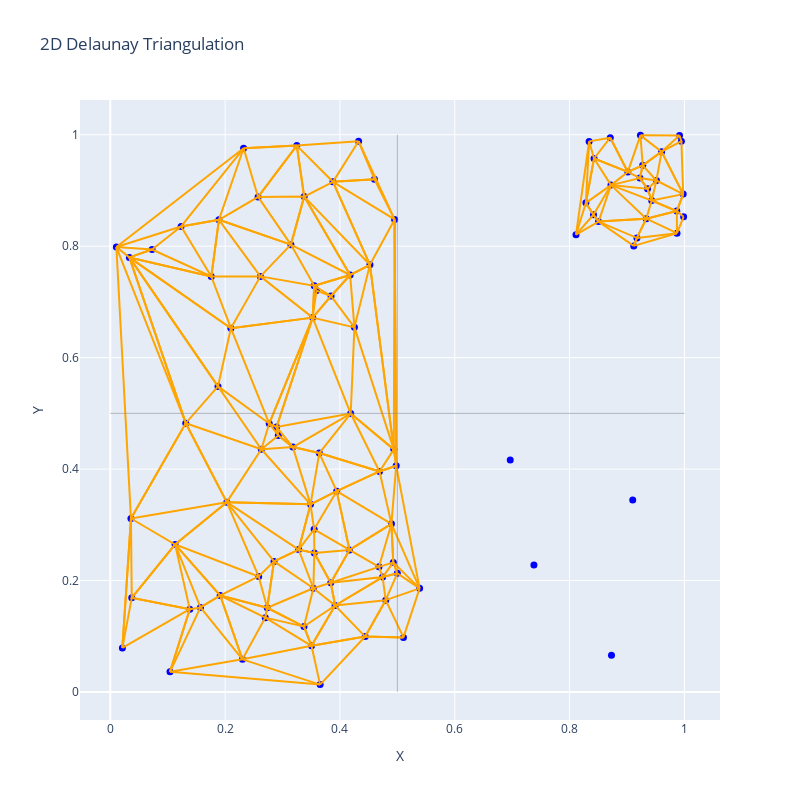

Source (notebook cell):
### Markdown cell above
# Second example of quadrants clusters

### Code cell
def generate_clustered_quadrants_2d(n_total):
    # Total number of points
    n_per_quadrant = int(n_total / 4)
    n_sparse = int(n_per_quadrant/4)
    n_dense = 2*n_per_quadrant - n_sparse + n_total % 4

    # Upper left quadrant: uniformly random
    upper_left_x = np.random.uniform(low=0, high=0.5, size=n_per_quadrant)
    upper_left_y = np.random.uniform(low=0.5, high=1, size=n_per_quadrant)
    upper_left = np.column_stack((upper_left_x, upper_left_y))

    # Upper right quadrant: uniformly random but only extreme upper right
    upper_right = np.random.uniform(low=0.8, high=1, size=(n_per_quadrant, 2))

    # Lower left quadrant: very dense uniformly random
    lower_left = np.random.uniform(low=0, high=0.5, size=(n_dense, 2))

    # Lower right quadrant: very sparse uniformly random
    lower_right_x = np.random.uniform(low=0.5, high=1, size=n_sparse)
    lower_right_y = np.random.uniform(low=0, high=0.5, size=n_sparse)
    lower_right = np.column_stack((lower_right_x, lower_right_y))

    # Combine all quadrants
    X = np.vstack((upper_left, upper_right, lower_left, lower_right))

    return X

# Generate 2D points
X_quadrants = generate_clustered_quadrants_2d(100)

# Generate some random 2D points
data_quadrants = pd.DataFrame(X_quadrants, columns=features_2d)

# Initialize ASVD object
asvd_quadrants= ASVD(data_quadrants, features_2d, targets_1d, use_func=True, func=func_2d)

# Get the simplices (triangles)
simplices_quadrants = asvd_quadrants.simplices_idx

print(f"Matrix of simplices by vertex index: \n{asvd_quadrants.simplices_idx[:2]} \n{asvd_quadrants.simplices_idx.shape}\n")
asvd_quadrants.analyze_clusters()

plot_simplices_2d(X_quadrants, simplices_quadrants)

### Figure 1 — Plotly figure (JSON) as saved in the notebook; plotly's stock layout.template omitted (floating-point values rounded to 4 significant figures)
{"data": [{"marker": {"color": "blue", "size": 7}, "mode": "markers", "name": "Points", "type": "scatter", "x": [0.3146, 0.2615, 0.4325, 0.3845, 0.1876, 0.3552, 0.07273, 0.21, 0.3591, 0.4522, 0.4601, 0.1234, 0.4178, 0.3525, 0.3879, 0.1892, 0.2322, 0.4252, 0.1759, 0.3249, 0.03323, 0.2574, 0.01061, 0.3377, 0.4952, 0.9979, 0.8709, 0.9986, 0.8416, 0.987, 0.9947, 0.9867, 0.943, 0.8112, 0.9357, 0.9915, 0.9512, 0.9234, 0.9603, 0.9225, 0.8505, 0.9014, 0.834, 0.9335, 0.8721, 0.9118, 0.9274, 0.8426, 0.9173, 0.8284, 0.5, 0.3537, 0.036, 0.02108, 0.364, 0.2584, 0.4929, 0.03742, 0.3916, 0.1914, 0.2852, 0.4689, 0.498, 0.3281, 0.2631, 0.444, 0.2733, 0.3505, 0.104, 0.4797, 0.4744, 0.1129, 0.3943, 0.3554, 0.468, 0.1315, 0.3655, 0.1385, 0.4188, 0.4938, 0.2927, 0.2029, 0.2897, 0.2768, 0.3488, 0.1571, 0.4897, 0.3373, 0.4167, 0.318, 0.27, 0.355, 0.384, 0.2302, 0.91, 0.5388, 0.6966, 0.5107, 0.7379, 0.873], "y": [0.8028, 0.7458, 0.9883, 0.7106, 0.5484, 0.729, 0.794, 0.6528, 0.7203, 0.7666, 0.9201, 0.8354, 0.7483, 0.6718, 0.9155, 0.8474, 0.9757, 0.6543, 0.7456, 0.9805, 0.7798, 0.8884, 0.7984, 0.8889, 0.848, 0.8934, 0.9947, 0.8528, 0.8565, 0.8233, 0.9884, 0.863, 0.882, 0.8207, 0.9029, 0.9984, 0.9179, 0.9988, 0.9696, 0.9222, 0.8441, 0.9332, 0.988, 0.8493, 0.9096, 0.8005, 0.9451, 0.9573, 0.8148, 0.8778, 0.213, 0.1862, 0.3114, 0.07913, 0.4288, 0.2073, 0.2326, 0.169, 0.1552, 0.1732, 0.2344, 0.3958, 0.4061, 0.2555, 0.4356, 0.09945, 0.1512, 0.08294, 0.03616, 0.1648, 0.2062, 0.2649, 0.3604, 0.2495, 0.2246, 0.4824, 0.01325, 0.1487, 0.4997, 0.4354, 0.4603, 0.3407, 0.4755, 0.4818, 0.3367, 0.1518, 0.3018, 0.1175, 0.255, 0.4395, 0.1334, 0.2919, 0.196, 0.05861, 0.3444, 0.186, 0.4165, 0.09795, 0.2277, 0.06601]}, {"line": {"color": "orange"}, "mode": "lines", "name": "Simplex", "type": "scatter", "x": [0.02108, 0.036, 0.01061], "y": [0.07913, 0.3114, 0.7984]}, {"line": {"color": "orange"}, "mode": "lines", "name": "Simplex", "type": "scatter", "x": [0.036, 0.1315, 0.01061], "y": [0.3114, 0.4824, 0.7984]}, {"line": {"color": "orange"}, "mode": "lines", "name": "Simplex", "type": "scatter", "x": [0.4797, 0.5107, 0.5388], "y": [0.1648, 0.09795, 0.186]}, {"line": {"color": "orange"}, "mode": "lines", "name": "Simplex", "type": "scatter", "x": [0.1234, 0.2322, 0.01061], "y": [0.8354, 0.9757, 0.7984]}, {"line": {"color": "orange"}, "mode": "lines", "name": "Simplex", "type": "scatter", "x": [0.1315, 0.2029, 0.2631], "y": [0.4824, 0.3407, 0.4356]}, {"line": {"color": "orange"}, "mode": "lines", "name": "Simplex", "type": "scatter", "x": [0.2029, 0.1315, 0.036], "y": [0.3407, 0.4824, 0.3114]}, {"line": {"color": "orange"}, "mode": "lines", "name": "Simplex", "type": "scatter", "x": [0.104, 0.1385, 0.02108], "y": [0.03616, 0.1487, 0.07913]}, {"line": {"color": "orange"}, "mode": "lines", "name": "Simplex", "type": "scatter", "x": [0.4897, 0.4929, 0.5388], "y": [0.3018, 0.2326, 0.186]}, {"line": {"color": "orange"}, "mode": "lines", "name": "Simplex", "type": "scatter", "x": [0.4929, 0.4897, 0.468], "y": [0.2326, 0.3018, 0.2246]}, {"line": {"color": "orange"}, "mode": "lines", "name": "Simplex", "type": "scatter", "x": [0.5107, 0.444, 0.3655], "y": [0.09795, 0.09945, 0.01325]}, {"line": {"color": "orange"}, "mode": "lines", "name": "Simplex", "type": "scatter", "x": [0.4797, 0.444, 0.5107], "y": [0.1648, 0.09945, 0.09795]}, {"line": {"color": "orange"}, "mode": "lines", "name": "Simplex", "type": "scatter", "x": [0.4601, 0.4952, 0.4325], "y": [0.9201, 0.848, 0.9883]}, {"line": {"color": "orange"}, "mode": "lines", "name": "Simplex", "type": "scatter", "x": [0.3879, 0.4601, 0.4325], "y": [0.9155, 0.9201, 0.9883]}, {"line": {"color": "orange"}, "mode": "lines", "name": "Simplex", "type": "scatter", "x": [0.4601, 0.3879, 0.4952], "y": [0.9201, 0.9155, 0.848]}, {"line": {"color": "orange"}, "mode": "lines", "name": "Simplex", "type": "scatter", "x": [0.2322, 0.3249, 0.4325], "y": [0.9757, 0.9805, 0.9883]}, {"line": {"color": "orange"}, "mode": "lines", "name": "Simplex", "type": "scatter", "x": [0.3249, 0.3879, 0.4325], "y": [0.9805, 0.9155, 0.9883]}, {"line": {"color": "orange"}, "mode": "lines", "name": "Simplex", "type": "scatter", "x": [0.2574, 0.3249, 0.2322], "y": [0.8884, 0.9805, 0.9757]}, {"line": {"color": "orange"}, "mode": "lines", "name": "Simplex", "type": "scatter", "x": [0.1892, 0.2574, 0.2322], "y": [0.8474, 0.8884, 0.9757]}, {"line": {"color": "orange"}, "mode": "lines", "name": "Simplex", "type": "scatter", "x": [0.1234, 0.1892, 0.2322], "y": [0.8354, 0.8474, 0.9757]}, {"line": {"color": "orange"}, "mode": "lines", "name": "Simplex", "type": "scatter", "x": [0.1876, 0.1315, 0.2631], "y": [0.5484, 0.4824, 0.4356]}, {"line": {"color": "orange"}, "mode": "lines", "name": "Simplex", "type": "scatter", "x": [0.1892, 0.3146, 0.2574], "y": [0.8474, 0.8028, 0.8884]}, {"line": {"color": "orange"}, "mode": "lines", "name": "Simplex", "type": "scatter", "x": [0.3146, 0.1892, 0.2615], "y": [0.8028, 0.8474, 0.7458]}, {"line": {"color": "orange"}, "mode": "lines", "name": "Simplex", "type": "scatter", "x": [0.03742, 0.036, 0.02108], "y": [0.169, 0.3114, 0.07913]}, {"line": {"color": "orange"}, "mode": "lines", "name": "Simplex", "type": "scatter", "x": [0.1385, 0.03742, 0.02108], "y": [0.1487, 0.169, 0.07913]}, {"line": {"color": "orange"}, "mode": "lines", "name": "Simplex", "type": "scatter", "x": [0.2029, 0.1129, 0.2584], "y": [0.3407, 0.2649, 0.2073]}, {"line": {"color": "orange"}, "mode": "lines", "name": "Simplex", "type": "scatter", "x": [0.1129, 0.2029, 0.036], "y": [0.2649, 0.3407, 0.3114]}, {"line": {"color": "orange"}, "mode": "lines", "name": "Simplex", "type": "scatter", "x": [0.03742, 0.1129, 0.036], "y": [0.169, 0.2649, 0.3114]}, {"line": {"color": "orange"}, "mode": "lines", "name": "Simplex", "type": "scatter", "x": [0.1129, 0.03742, 0.1385], "y": [0.2649, 0.169, 0.1487]}, {"line": {"color": "orange"}, "mode": "lines", "name": "Simplex", "type": "scatter", "x": [0.1571, 0.1385, 0.104], "y": [0.1518, 0.1487, 0.03616]}, {"line": {"color": "orange"}, "mode": "lines", "name": "Simplex", "type": "scatter", "x": [0.1571, 0.1129, 0.1385], "y": [0.1518, 0.2649, 0.1487]}, {"line": {"color": "orange"}, "mode": "lines", "name": "Simplex", "type": "scatter", "x": [0.5, 0.4797, 0.5388], "y": [0.213, 0.1648, 0.186]}, {"line": {"color": "orange"}, "mode": "lines", "name": "Simplex", "type": "scatter", "x": [0.4929, 0.5, 0.5388], "y": [0.2326, 0.213, 0.186]}, {"line": {"color": "orange"}, "mode": "lines", "name": "Simplex", "type": "scatter", "x": [0.4188, 0.4938, 0.4252], "y": [0.4997, 0.4354, 0.6543]}, {"line": {"color": "orange"}, "mode": "lines", "name": "Simplex", "type": "scatter", "x": [0.4897, 0.4167, 0.468], "y": [0.3018, 0.255, 0.2246]}, {"line": {"color": "orange"}, "mode": "lines", "name": "Simplex", "type": "scatter", "x": [0.2852, 0.2029, 0.2584], "y": [0.2344, 0.3407, 0.2073]}, {"line": {"color": "orange"}, "mode": "lines", "name": "Simplex", "type": "scatter", "x": [0.4522, 0.4938, 0.4952], "y": [0.7666, 0.4354, 0.848]}, {"line": {"color": "orange"}, "mode": "lines", "name": "Simplex", "type": "scatter", "x": [0.4938, 0.4522, 0.4252], "y": [0.4354, 0.7666, 0.6543]}, {"line": {"color": "orange"}, "mode": "lines", "name": "Simplex", "type": "scatter", "x": [0.3879, 0.4522, 0.4952], "y": [0.9155, 0.7666, 0.848]}, {"line": {"color": "orange"}, "mode": "lines", "name": "Simplex", "type": "scatter", "x": [0.3146, 0.3377, 0.2574], "y": [0.8028, 0.8889, 0.8884]}, {"line": {"color": "orange"}, "mode": "lines", "name": "Simplex", "type": "scatter", "x": [0.3377, 0.3249, 0.2574], "y": [0.8889, 0.9805, 0.8884]}, {"line": {"color": "orange"}, "mode": "lines", "name": "Simplex", "type": "scatter", "x": [0.3249, 0.3377, 0.3879], "y": [0.9805, 0.8889, 0.9155]}, {"line": {"color": "orange"}, "mode": "lines", "name": "Simplex", "type": "scatter", "x": [0.3377, 0.4522, 0.3879], "y": [0.8889, 0.7666, 0.9155]}, {"line": {"color": "orange"}, "mode": "lines", "name": "Simplex", "type": "scatter", "x": [0.2302, 0.104, 0.3655], "y": [0.05861, 0.03616, 0.01325]}, {"line": {"color": "orange"}, "mode": "lines", "name": "Simplex", "type": "scatter", "x": [0.2302, 0.1571, 0.104], "y": [0.05861, 0.1518, 0.03616]}, {"line": {"color": "orange"}, "mode": "lines", "name": "Simplex", "type": "scatter", "x": [0.4744, 0.4929, 0.468], "y": [0.2062, 0.2326, 0.2246]}, {"line": {"color": "orange"}, "mode": "lines", "name": "Simplex", "type": "scatter", "x": [0.4744, 0.5, 0.4929], "y": [0.2062, 0.213, 0.2326]}, {"line": {"color": "orange"}, "mode": "lines", "name": "Simplex", "type": "scatter", "x": [0.5, 0.4744, 0.4797], "y": [0.213, 0.2062, 0.1648]}, {"line": {"color": "orange"}, "mode": "lines", "name": "Simplex", "type": "scatter", "x": [0.4952, 0.498, 0.5388], "y": [0.848, 0.4061, 0.186]}, {"line": {"color": "orange"}, "mode": "lines", "name": "Simplex", "type": "scatter", "x": [0.4938, 0.498, 0.4952], "y": [0.4354, 0.4061, 0.848]}, {"line": {"color": "orange"}, "mode": "lines", "name": "Simplex", "type": "scatter", "x": [0.498, 0.4897, 0.5388], "y": [0.4061, 0.3018, 0.186]}, {"line": {"color": "orange"}, "mode": "lines", "name": "Simplex", "type": "scatter", "x": [0.3916, 0.444, 0.4797], "y": [0.1552, 0.09945, 0.1648]}, {"line": {"color": "orange"}, "mode": "lines", "name": "Simplex", "type": "scatter", "x": [0.4744, 0.3916, 0.4797], "y": [0.2062, 0.1552, 0.1648]}, {"line": {"color": "orange"}, "mode": "lines", "name": "Simplex", "type": "scatter", "x": [0.3916, 0.384, 0.3537], "y": [0.1552, 0.196, 0.1862]}, {"line": {"color": "orange"}, "mode": "lines", "name": "Simplex", "type": "scatter", "x": [0.4167, 0.384, 0.468], "y": [0.255, 0.196, 0.2246]}, {"line": {"color": "orange"}, "mode": "lines", "name": "Simplex", "type": "scatter", "x": [0.384, 0.4744, 0.468], "y": [0.196, 0.2062, 0.2246]}, {"line": {"color": "orange"}, "mode": "lines", "name": "Simplex", "type": "scatter", "x": [0.384, 0.3916, 0.4744], "y": [0.196, 0.1552, 0.2062]}, {"line": {"color": "orange"}, "mode": "lines", "name": "Simplex", "type": "scatter", "x": [0.384, 0.3554, 0.3537], "y": [0.196, 0.2495, 0.1862]}, {"line": {"color": "orange"}, "mode": "lines", "name": "Simplex", "type": "scatter", "x": [0.3554, 0.4167, 0.355], "y": [0.2495, 0.255, 0.2919]}, {"line": {"color": "orange"}, "mode": "lines", "name": "Simplex", "type": "scatter", "x": [0.3554, 0.384, 0.4167], "y": [0.2495, 0.196, 0.255]}, {"line": {"color": "orange"}, "mode": "lines", "name": "Simplex", "type": "scatter", "x": [0.2768, 0.21, 0.1876], "y": [0.4818, 0.6528, 0.5484]}, {"line": {"color": "orange"}, "mode": "lines", "name": "Simplex", "type": "scatter", "x": [0.2768, 0.1876, 0.2631], "y": [0.4818, 0.5484, 0.4356]}, {"line": {"color": "orange"}, "mode": "lines", "name": "Simplex", "type": "scatter", "x": [0.1759, 0.21, 0.2615], "y": [0.7456, 0.6528, 0.7458]}, {"line": {"color": "orange"}, "mode": "lines", "name": "Simplex", "type": "scatter", "x": [0.1759, 0.1892, 0.1234], "y": [0.7456, 0.8474, 0.8354]}, {"line": {"color": "orange"}, "mode": "lines", "name": "Simplex", "type": "scatter", "x": [0.1892, 0.1759, 0.2615], "y": [0.8474, 0.7456, 0.7458]}, {"line": {"color": "orange"}, "mode": "lines", "name": "Simplex", "type": "scatter", "x": [0.3552, 0.3146, 0.2615], "y": [0.729, 0.8028, 0.7458]}, {"line": {"color": "orange"}, "mode": "lines", "name": "Simplex", "type": "scatter", "x": [0.21, 0.3525, 0.2615], "y": [0.6528, 0.6718, 0.7458]}, {"line": {"color": "orange"}, "mode": "lines", "name": "Simplex", "type": "scatter", "x": [0.3525, 0.3552, 0.2615], "y": [0.6718, 0.729, 0.7458]}, {"line": {"color": "orange"}, "mode": "lines", "name": "Simplex", "type": "scatter", "x": [0.3552, 0.3525, 0.3591], "y": [0.729, 0.6718, 0.7203]}, {"line": {"color": "orange"}, "mode": "lines", "name": "Simplex", "type": "scatter", "x": [0.2768, 0.3525, 0.21], "y": [0.4818, 0.6718, 0.6528]}, {"line": {"color": "orange"}, "mode": "lines", "name": "Simplex", "type": "scatter", "x": [0.3525, 0.4188, 0.4252], "y": [0.6718, 0.4997, 0.6543]}, {"line": {"color": "orange"}, "mode": "lines", "name": "Simplex", "type": "scatter", "x": [0.3845, 0.3525, 0.4252], "y": [0.7106, 0.6718, 0.6543]}, {"line": {"color": "orange"}, "mode": "lines", "name": "Simplex", "type": "scatter", "x": [0.3525, 0.3845, 0.3591], "y": [0.6718, 0.7106, 0.7203]}, {"line": {"color": "orange"}, "mode": "lines", "name": "Simplex", "type": "scatter", "x": [0.3845, 0.3552, 0.3591], "y": [0.7106, 0.729, 0.7203]}, {"line": {"color": "orange"}, "mode": "lines", "name": "Simplex", "type": "scatter", "x": [0.2302, 0.1914, 0.1571], "y": [0.05861, 0.1732, 0.1518]}, {"line": {"color": "orange"}, "mode": "lines", "name": "Simplex", "type": "scatter", "x": [0.1129, 0.1914, 0.2584], "y": [0.2649, 0.1732, 0.2073]}, {"line": {"color": "orange"}, "mode": "lines", "name": "Simplex", "type": "scatter", "x": [0.1571, 0.1914, 0.1129], "y": [0.1518, 0.1732, 0.2649]}, {"line": {"color": "orange"}, "mode": "lines", "name": "Simplex", "type": "scatter", "x": [0.27, 0.1914, 0.2302], "y": [0.1334, 0.1732, 0.05861]}, {"line": {"color": "orange"}, "mode": "lines", "name": "Simplex", "type": "scatter", "x": [0.318, 0.364, 0.4188], "y": [0.4395, 0.4288, 0.4997]}, {"line": {"color": "orange"}, "mode": "lines", "name": "Simplex", "type": "scatter", "x": [0.444, 0.3505, 0.3655], "y": [0.09945, 0.08294, 0.01325]}, {"line": {"color": "orange"}, "mode": "lines", "name": "Simplex", "type": "scatter", "x": [0.3916, 0.3505, 0.444], "y": [0.1552, 0.08294, 0.09945]}, {"line": {"color": "orange"}, "mode": "lines", "name": "Simplex", "type": "scatter", "x": [0.3505, 0.2302, 0.3655], "y": [0.08294, 0.05861, 0.01325]}, {"line": {"color": "orange"}, "mode": "lines", "name": "Simplex", "type": "scatter", "x": [0.3505, 0.27, 0.2302], "y": [0.08294, 0.1334, 0.05861]}, {"line": {"color": "orange"}, "mode": "lines", "name": "Simplex", "type": "scatter", "x": [0.3281, 0.2852, 0.3537], "y": [0.2555, 0.2344, 0.1862]}, {"line": {"color": "orange"}, "mode": "lines", "name": "Simplex", "type": "scatter", "x": [0.3554, 0.3281, 0.3537], "y": [0.2495, 0.2555, 0.1862]}, {"line": {"color": "orange"}, "mode": "lines", "name": "Simplex", "type": "scatter", "x": [0.3281, 0.3554, 0.355], "y": [0.2555, 0.2495, 0.2919]}, {"line": {"color": "orange"}, "mode": "lines", "name": "Simplex", "type": "scatter", "x": [0.2852, 0.3281, 0.2029], "y": [0.2344, 0.2555, 0.3407]}, {"line": {"color": "orange"}, "mode": "lines", "name": "Simplex", "type": "scatter", "x": [0.318, 0.2927, 0.2631], "y": [0.4395, 0.4603, 0.4356]}, {"line": {"color": "orange"}, "mode": "lines", "name": "Simplex", "type": "scatter", "x": [0.2927, 0.2768, 0.2631], "y": [0.4603, 0.4818, 0.4356]}, {"line": {"color": "orange"}, "mode": "lines", "name": "Simplex", "type": "scatter", "x": [0.1759, 0.03323, 0.21], "y": [0.7456, 0.7798, 0.6528]}, {"line": {"color": "orange"}, "mode": "lines", "name": "Simplex", "type": "scatter", "x": [0.21, 0.03323, 0.1876], "y": [0.6528, 0.7798, 0.5484]}, {"line": {"color": "orange"}, "mode": "lines", "name": "Simplex", "type": "scatter", "x": [0.1315, 0.03323, 0.01061], "y": [0.4824, 0.7798, 0.7984]}, {"line": {"color": "orange"}, "mode": "lines", "name": "Simplex", "type": "scatter", "x": [0.1876, 0.03323, 0.1315], "y": [0.5484, 0.7798, 0.4824]}, {"line": {"color": "orange"}, "mode": "lines", "name": "Simplex", "type": "scatter", "x": [0.3525, 0.2897, 0.4188], "y": [0.6718, 0.4755, 0.4997]}, {"line": {"color": "orange"}, "mode": "lines", "name": "Simplex", "type": "scatter", "x": [0.2897, 0.3525, 0.2768], "y": [0.4755, 0.6718, 0.4818]}, {"line": {"color": "orange"}, "mode": "lines", "name": "Simplex", "type": "scatter", "x": [0.2927, 0.2897, 0.2768], "y": [0.4603, 0.4755, 0.4818]}, {"line": {"color": "orange"}, "mode": "lines", "name": "Simplex", "type": "scatter", "x": [0.2897, 0.318, 0.4188], "y": [0.4755, 0.4395, 0.4997]}, {"line": {"color": "orange"}, "mode": "lines", "name": "Simplex", "type": "scatter", "x": [0.2897, 0.2927, 0.318], "y": [0.4755, 0.4603, 0.4395]}, {"line": {"color": "orange"}, "mode": "lines", "name": "Simplex", "type": "scatter", "x": [0.3845, 0.4178, 0.3552], "y": [0.7106, 0.7483, 0.729]}, {"line": {"color": "orange"}, "mode": "lines", "name": "Simplex", "type": "scatter", "x": [0.3552, 0.4178, 0.3146], "y": [0.729, 0.7483, 0.8028]}, {"line": {"color": "orange"}, "mode": "lines", "name": "Simplex", "type": "scatter", "x": [0.4522, 0.4178, 0.4252], "y": [0.7666, 0.7483, 0.6543]}, {"line": {"color": "orange"}, "mode": "lines", "name": "Simplex", "type": "scatter", "x": [0.4178, 0.3845, 0.4252], "y": [0.7483, 0.7106, 0.6543]}, {"line": {"color": "orange"}, "mode": "lines", "name": "Simplex", "type": "scatter", "x": [0.4178, 0.3377, 0.3146], "y": [0.7483, 0.8889, 0.8028]}, {"line": {"color": "orange"}, "mode": "lines", "name": "Simplex", "type": "scatter", "x": [0.3377, 0.4178, 0.4522], "y": [0.8889, 0.7483, 0.7666]}, {"line": {"color": "orange"}, "mode": "lines", "name": "Simplex", "type": "scatter", "x": [0.2733, 0.2852, 0.2584], "y": [0.1512, 0.2344, 0.2073]}, {"line": {"color": "orange"}, "mode": "lines", "name": "Simplex", "type": "scatter", "x": [0.2852, 0.2733, 0.3537], "y": [0.2344, 0.1512, 0.1862]}, {"line": {"color": "orange"}, "mode": "lines", "name": "Simplex", "type": "scatter", "x": [0.1914, 0.2733, 0.2584], "y": [0.1732, 0.1512, 0.2073]}, {"line": {"color": "orange"}, "mode": "lines", "name": "Simplex", "type": "scatter", "x": [0.27, 0.2733, 0.1914], "y": [0.1334, 0.1512, 0.1732]}, {"line": {"color": "orange"}, "mode": "lines", "name": "Simplex", "type": "scatter", "x": [0.4689, 0.4938, 0.4188], "y": [0.3958, 0.4354, 0.4997]}, {"line": {"color": "orange"}, "mode": "lines", "name": "Simplex", "type": "scatter", "x": [0.364, 0.4689, 0.4188], "y": [0.4288, 0.3958, 0.4997]}, {"line": {"color": "orange"}, "mode": "lines", "name": "Simplex", "type": "scatter", "x": [0.4689, 0.498, 0.4938], "y": [0.3958, 0.4061, 0.4354]}, {"line": {"color": "orange"}, "mode": "lines", "name": "Simplex", "type": "scatter", "x": [0.498, 0.4689, 0.4897], "y": [0.4061, 0.3958, 0.3018]}, {"line": {"color": "orange"}, "mode": "lines", "name": "Simplex", "type": "scatter", "x": [0.3373, 0.3916, 0.3537], "y": [0.1175, 0.1552, 0.1862]}, {"line": {"color": "orange"}, "mode": "lines", "name": "Simplex", "type": "scatter", "x": [0.3373, 0.3505, 0.3916], "y": [0.1175, 0.08294, 0.1552]}, {"line": {"color": "orange"}, "mode": "lines", "name": "Simplex", "type": "scatter", "x": [0.2733, 0.3373, 0.3537], "y": [0.1512, 0.1175, 0.1862]}, {"line": {"color": "orange"}, "mode": "lines", "name": "Simplex", "type": "scatter", "x": [0.3505, 0.3373, 0.27], "y": [0.08294, 0.1175, 0.1334]}, {"line": {"color": "orange"}, "mode": "lines", "name": "Simplex", "type": "scatter", "x": [0.3373, 0.2733, 0.27], "y": [0.1175, 0.1512, 0.1334]}, {"line": {"color": "orange"}, "mode": "lines", "name": "Simplex", "type": "scatter", "x": [0.07273, 0.1759, 0.1234], "y": [0.794, 0.7456, 0.8354]}, {"line": {"color": "orange"}, "mode": "lines", "name": "Simplex", "type": "scatter", "x": [0.07273, 0.03323, 0.1759], "y": [0.794, 0.7798, 0.7456]}, {"line": {"color": "orange"}, "mode": "lines", "name": "Simplex", "type": "scatter", "x": [0.07273, 0.1234, 0.01061], "y": [0.794, 0.8354, 0.7984]}, {"line": {"color": "orange"}, "mode": "lines", "name": "Simplex", "type": "scatter", "x": [0.03323, 0.07273, 0.01061], "y": [0.7798, 0.794, 0.7984]}, {"line": {"color": "orange"}, "mode": "lines", "name": "Simplex", "type": "scatter", "x": [0.3488, 0.364, 0.318], "y": [0.3367, 0.4288, 0.4395]}, {"line": {"color": "orange"}, "mode": "lines", "name": "Simplex", "type": "scatter", "x": [0.3488, 0.318, 0.2631], "y": [0.3367, 0.4395, 0.4356]}, {"line": {"color": "orange"}, "mode": "lines", "name": "Simplex", "type": "scatter", "x": [0.2029, 0.3488, 0.2631], "y": [0.3407, 0.3367, 0.4356]}, {"line": {"color": "orange"}, "mode": "lines", "name": "Simplex", "type": "scatter", "x": [0.3281, 0.3488, 0.2029], "y": [0.2555, 0.3367, 0.3407]}, {"line": {"color": "orange"}, "mode": "lines", "name": "Simplex", "type": "scatter", "x": [0.3488, 0.3281, 0.355], "y": [0.3367, 0.2555, 0.2919]}, {"line": {"color": "orange"}, "mode": "lines", "name": "Simplex", "type": "scatter", "x": [0.3943, 0.4689, 0.364], "y": [0.3604, 0.3958, 0.4288]}, {"line": {"color": "orange"}, "mode": "lines", "name": "Simplex", "type": "scatter", "x": [0.3488, 0.3943, 0.364], "y": [0.3367, 0.3604, 0.4288]}, {"line": {"color": "orange"}, "mode": "lines", "name": "Simplex", "type": "scatter", "x": [0.4689, 0.3943, 0.4897], "y": [0.3958, 0.3604, 0.3018]}, {"line": {"color": "orange"}, "mode": "lines", "name": "Simplex", "type": "scatter", "x": [0.3943, 0.4167, 0.4897], "y": [0.3604, 0.255, 0.3018]}, {"line": {"color": "orange"}, "mode": "lines", "name": "Simplex", "type": "scatter", "x": [0.4167, 0.3943, 0.355], "y": [0.255, 0.3604, 0.2919]}, {"line": {"color": "orange"}, "mode": "lines", "name": "Simplex", "type": "scatter", "x": [0.3943, 0.3488, 0.355], "y": [0.3604, 0.3367, 0.2919]}, {"line": {"color": "orange"}, "mode": "lines", "name": "Simplex", "type": "scatter", "x": [0.8284, 0.834, 0.8112], "y": [0.8778, 0.988, 0.8207]}, {"line": {"color": "orange"}, "mode": "lines", "name": "Simplex", "type": "scatter", "x": [0.9173, 0.9118, 0.987], "y": [0.8148, 0.8005, 0.8233]}, {"line": {"color": "orange"}, "mode": "lines", "name": "Simplex", "type": "scatter", "x": [0.9118, 0.8505, 0.8112], "y": [0.8005, 0.8441, 0.8207]}, {"line": {"color": "orange"}, "mode": "lines", "name": "Simplex", "type": "scatter", "x": [0.9118, 0.9173, 0.8505], "y": [0.8005, 0.8148, 0.8441]}, {"line": {"color": "orange"}, "mode": "lines", "name": "Simplex", "type": "scatter", "x": [0.8416, 0.8505, 0.8721], "y": [0.8565, 0.8441, 0.9096]}, {"line": {"color": "orange"}, "mode": "lines", "name": "Simplex", "type": "scatter", "x": [0.8284, 0.8416, 0.8721], "y": [0.8778, 0.8565, 0.9096]}, {"line": {"color": "orange"}, "mode": "lines", "name": "Simplex", "type": "scatter", "x": [0.8505, 0.8416, 0.8112], "y": [0.8441, 0.8565, 0.8207]}, {"line": {"color": "orange"}, "mode": "lines", "name": "Simplex", "type": "scatter", "x": [0.8416, 0.8284, 0.8112], "y": [0.8565, 0.8778, 0.8207]}, {"line": {"color": "orange"}, "mode": "lines", "name": "Simplex", "type": "scatter", "x": [0.8426, 0.8709, 0.834], "y": [0.9573, 0.9947, 0.988]}, {"line": {"color": "orange"}, "mode": "lines", "name": "Simplex", "type": "scatter", "x": [0.8426, 0.8284, 0.8721], "y": [0.9573, 0.8778, 0.9096]}, {"line": {"color": "orange"}, "mode": "lines", "name": "Simplex", "type": "scatter", "x": [0.8284, 0.8426, 0.834], "y": [0.8778, 0.9573, 0.988]}, {"line": {"color": "orange"}, "mode": "lines", "name": "Simplex", "type": "scatter", "x": [0.8709, 0.9014, 0.9234], "y": [0.9947, 0.9332, 0.9988]}, {"line": {"color": "orange"}, "mode": "lines", "name": "Simplex", "type": "scatter", "x": [0.9014, 0.8426, 0.8721], "y": [0.9332, 0.9573, 0.9096]}, {"line": {"color": "orange"}, "mode": "lines", "name": "Simplex", "type": "scatter", "x": [0.8426, 0.9014, 0.8709], "y": [0.9573, 0.9332, 0.9947]}, {"line": {"color": "orange"}, "mode": "lines", "name": "Simplex", "type": "scatter", "x": [0.9603, 0.9915, 0.9234], "y": [0.9696, 0.9984, 0.9988]}, {"line": {"color": "orange"}, "mode": "lines", "name": "Simplex", "type": "scatter", "x": [0.9603, 0.9947, 0.9915], "y": [0.9696, 0.9884, 0.9984]}, {"line": {"color": "orange"}, "mode": "lines", "name": "Simplex", "type": "scatter", "x": [0.9603, 0.9979, 0.9947], "y": [0.9696, 0.8934, 0.9884]}, {"line": {"color": "orange"}, "mode": "lines", "name": "Simplex", "type": "scatter", "x": [0.9979, 0.9603, 0.9512], "y": [0.8934, 0.9696, 0.9179]}, {"line": {"color": "orange"}, "mode": "lines", "name": "Simplex", "type": "scatter", "x": [0.943, 0.9979, 0.9512], "y": [0.882, 0.8934, 0.9179]}, {"line": {"color": "orange"}, "mode": "lines", "name": "Simplex", "type": "scatter", "x": [0.9603, 0.9274, 0.9512], "y": [0.9696, 0.9451, 0.9179]}, {"line": {"color": "orange"}, "mode": "lines", "name": "Simplex", "type": "scatter", "x": [0.9014, 0.9274, 0.9234], "y": [0.9332, 0.9451, 0.9988]}, {"line": {"color": "orange"}, "mode": "lines", "name": "Simplex", "type": "scatter", "x": [0.9274, 0.9603, 0.9234], "y": [0.9451, 0.9696, 0.9988]}, {"line": {"color": "orange"}, "mode": "lines", "name": "Simplex", "type": "scatter", "x": [0.8505, 0.9335, 0.8721], "y": [0.8441, 0.8493, 0.9096]}, {"line": {"color": "orange"}, "mode": "lines", "name": "Simplex", "type": "scatter", "x": [0.9335, 0.943, 0.8721], "y": [0.8493, 0.882, 0.9096]}, {"line": {"color": "orange"}, "mode": "lines", "name": "Simplex", "type": "scatter", "x": [0.9173, 0.9335, 0.8505], "y": [0.8148, 0.8493, 0.8441]}, {"line": {"color": "orange"}, "mode": "lines", "name": "Simplex", "type": "scatter", "x": [0.9335, 0.9173, 0.987], "y": [0.8493, 0.8148, 0.8233]}, {"line": {"color": "orange"}, "mode": "lines", "name": "Simplex", "type": "scatter", "x": [0.943, 0.9357, 0.8721], "y": [0.882, 0.9029, 0.9096]}, {"line": {"color": "orange"}, "mode": "lines", "name": "Simplex", "type": "scatter", "x": [0.9357, 0.943, 0.9512], "y": [0.9029, 0.882, 0.9179]}, {"line": {"color": "orange"}, "mode": "lines", "name": "Simplex", "type": "scatter", "x": [0.9979, 0.9867, 0.9986], "y": [0.8934, 0.863, 0.8528]}, {"line": {"color": "orange"}, "mode": "lines", "name": "Simplex", "type": "scatter", "x": [0.943, 0.9867, 0.9979], "y": [0.882, 0.863, 0.8934]}, {"line": {"color": "orange"}, "mode": "lines", "name": "Simplex", "type": "scatter", "x": [0.9335, 0.9867, 0.943], "y": [0.8493, 0.863, 0.882]}, {"line": {"color": "orange"}, "mode": "lines", "name": "Simplex", "type": "scatter", "x": [0.9867, 0.987, 0.9986], "y": [0.863, 0.8233, 0.8528]}, {"line": {"color": "orange"}, "mode": "lines", "name": "Simplex", "type": "scatter", "x": [0.9867, 0.9335, 0.987], "y": [0.863, 0.8493, 0.8233]}, {"line": {"color": "orange"}, "mode": "lines", "name": "Simplex", "type": "scatter", "x": [0.9274, 0.9225, 0.9512], "y": [0.9451, 0.9222, 0.9179]}, {"line": {"color": "orange"}, "mode": "lines", "name": "Simplex", "type": "scatter", "x": [0.9225, 0.9357, 0.9512], "y": [0.9222, 0.9029, 0.9179]}, {"line": {"color": "orange"}, "mode": "lines", "name": "Simplex", "type": "scatter", "x": [0.9225, 0.9274, 0.9014], "y": [0.9222, 0.9451, 0.9332]}, {"line": {"color": "orange"}, "mode": "lines", "name": "Simplex", "type": "scatter", "x": [0.9225, 0.9014, 0.8721], "y": [0.9222, 0.9332, 0.9096]}, {"line": {"color": "orange"}, "mode": "lines", "name": "Simplex", "type": "scatter", "x": [0.9357, 0.9225, 0.8721], "y": [0.9029, 0.9222, 0.9096]}], "layout": {"height": 800, "shapes": [{"line": {"color": "grey", "width": 1}, "opacity": 0.5, "type": "line", "x0": 0.5, "x1": 0.5, "y0": 0, "y1": 1}, {"line": {"color": "grey", "width": 1}, "opacity": 0.5, "type": "line", "x0": 0, "x1": 1, "y0": 0.5, "y1": 0.5}], "showlegend": false, "title": {"text": "2D Delaunay Triangulation"}, "width": 800, "xaxis": {"title": {"text": "X"}}, "yaxis": {"title": {"text": "Y"}}}}
